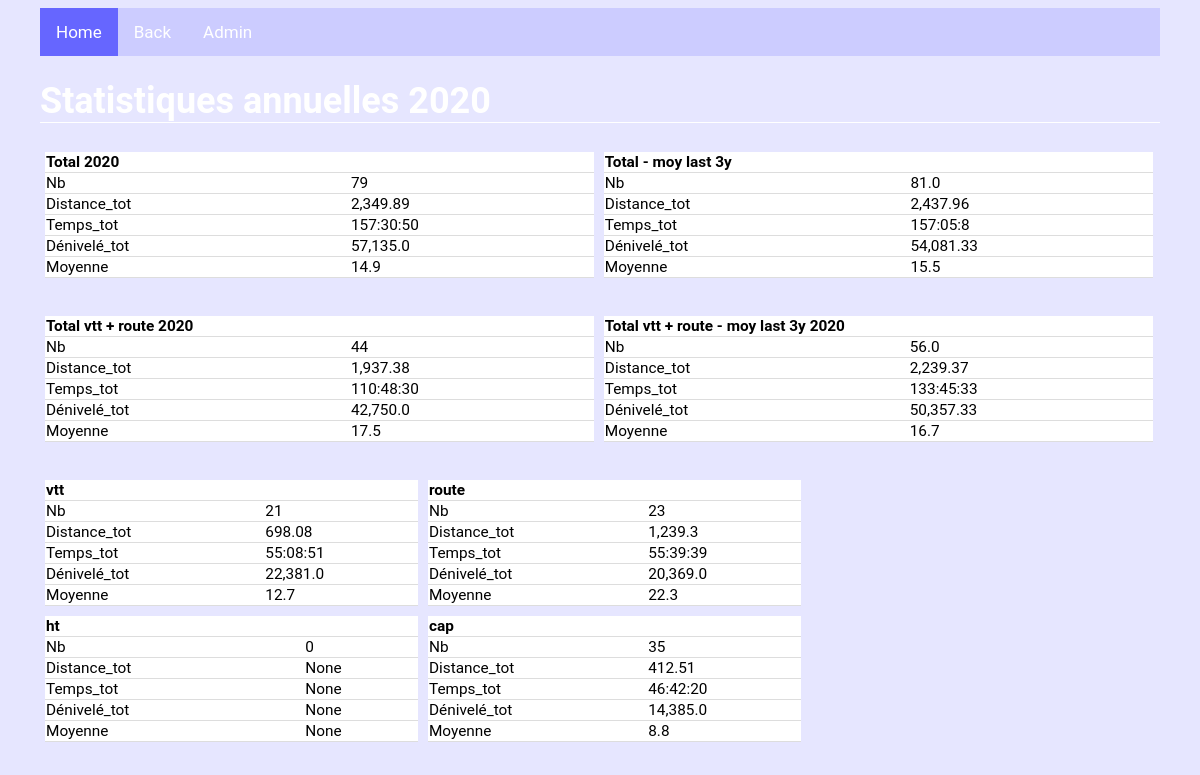
The page /biketours/stat/year/2020/ on the database its author committed.
### biketours/models.py (models this page shows, shortened)
class Type(models.Model):
    Type = models.CharField(max_length=250, default=None)
    Descriptif = models.CharField(max_length=1000, default=None, blank=True, null=True)

### biketours/views.py (the view)
# urls.py: re_path(r"^stat/year/(?P<year_id>[0-9]+)/$", views.stat_year, name="stat_year"),
def stat_year(request, year_id):
    stat_comp=comp_any(y=year_id)
    stat_comp_all=comp_any(y=year_id, restr=False)
    data_y = Perfo.objects.filter(Date__year=year_id)
    stat_y = agrperfo(data_y, stat="sum")
    stat_y_act = dict()
    for t in Type.objects.values_list("pk", flat=True) :
        l_t = BikeTour.objects.filter(Type=t).values_list("pk", flat=True)
        tp = Type.objects.get(pk=t).Type
        stat_y_act[tp] = agrperfo(data_y.filter(Refparcours__in = l_t), stat="sum")
    context={
             "stat_comp_act":stat_comp["act"],
             "stat_comp_act_last":stat_comp["last"],
             "stat_comp_all_act":stat_comp_all["act"],
             "stat_comp_all_act_last":stat_comp_all["last"],
             "stat_y":stat_y,
             "stat_y_act":stat_y_act,
             "year_id":year_id}
    return render(request, "biketours/stat_year.html", context)

### biketours/views.py (called while the page is built)
def fmt_dct(k, v):  # formatage des résultats agrégés (Nb, Distance_totale/moy, Temps_total/moy, Dénivelé_total/moy)
    if v is None:
        return(v)
    elif re.search("Nb", k) and v is not None:
        return(round(v,0))
    elif re.search("Moy", k) and v is not None:
        return(round(v,1))
    elif (re.search("Distance",k) or re.search("Dénivelé", k)) and v is not None:
        return(format(round(v,2), ","))
    elif re.search("Temps",k) and v is not None:
        s = v.total_seconds()
        hours = s // 3600
        minutes = (s % 3600) // 60
        seconds = s % 60
        return(str(int(hours))+ ":" + str(int(minutes)).zfill(2) + ":" + str(int(seconds))).zfill(2)

def v_moy(qset, suffix): # suffix à introduire manuellement (string)
    if (qset["Distance"+suffix] is None or qset["Temps"+suffix] is None) :
        vmoy=None
    else :
        vmoy=qset["Distance"+suffix]/qset["Temps"+suffix].total_seconds()*3600
    return(vmoy)

### biketours/templates/biketours/stat_year.html (shortened to what this page needs)
{% extends 'biketours/base.html' %}
{% block content %}
<h1> Statistiques annuelles {{year_id}} </h1>
{% if stat_comp_act %}
<div class="row">
	<div class="col_2">
	<table>
		<tr>
			<th colspan="2">Total {{year_id}}</th>
		</tr>
		{% for k,v in stat_comp_all_act.items %}
		<tr>
			<td>{{k}} </td>
			<td>{{v}} </td>
		</tr>
		{% endfor %}
	</table>
	</div>
	<div class="col_2">
	<table>
		<tr>
			<th colspan="2">Total - moy last 3y</th>
		</tr>
		{% for k,v in stat_comp_all_act_last.items %}
		<tr>
			<td>{{k}} </td>
			<td>{{v}} </td>
		</tr>
		{% endfor %}
	</table>
	</div>
</div>
<div class="row">
	<div class="col_2">
	<table>
		<tr>
			<th colspan="2">Total vtt + route {{year_id}}</th>
		</tr>
		{% for k,v in stat_comp_act.items %}
		<tr>
			<td>{{k}} </td>
			<td>{{v}} </td>
		</tr>
		{% endfor %}
	</table>
	</div>
	<div class="col_2">
	<table>
		<tr>
			<th colspan="2">Total vtt + route - moy last 3y {{year_id}}</th>
		</tr>
		{% for k,v in stat_comp_act_last.items %}
		<tr>
			<td>{{k}} </td>
			<td>{{v}} </td>
		</tr>
		{% endfor %}
	</table>
	</div>
</div>
{% endif %}
<div class="row">
<br>
	{% for k, v in stat_y_act.items %}
		<div class="col_y">
			<table>
			<tr>
				<th colspan=3>{{k}} </th>
			</tr>
			{% for a, b in v.items %}
			<tr>
				<td>{{a}} </td>
				<td>{{b}} </td>
			</tr>
			{% endfor %}
			</table>
		</div>
	{% endfor %}
</div>
{% endblock %}

### biketours/static/biketours/mystyle.css (style rules this page uses)
table { width: 100%; border-bottom: 1px solid #ddd; border-collapse: collapse; text-align: left; background-color: white; font-size:80%; table-layout: auto; }
th, td { border-bottom: 1px solid #ddd; border-collapse: collapse; text-align: left; background-color: white; font-size:80%; }
h1 { color: white; font-size:150%; border-bottom: 1px solid white; }
.col_2 { float:left; width:49%; padding:5px; }
.row:after { content:""; display:table; clear:both; }
.col_y { float:left; width:33.3%; padding:5px; }

### rows shown on the page
Type: stat_y_act "vtt"
Type: stat_y_act "route"
Type: stat_y_act "ht"
Type: stat_y_act "cap"

### other values the page prints
{{ year_id }} "2020"
{{ k }} "Nb" "Distance_tot" "Temps_tot" "Dénivelé_tot" "Moyenne"
{{ v }} "79" "2,349.89" "157:30:50" "57,135.0" "14.9"
{{ v }} "81.0" "2,437.96" "157:05:8" "54,081.33" "15.5"
{{ v }} "44" "1,937.38" "110:48:30" "42,750.0" "17.5"
{{ v }} "56.0" "2,239.37" "133:45:33" "50,357.33" "16.7"
{{ a }} "Nb" "Distance_tot" "Temps_tot" "Dénivelé_tot" "Moyenne" "Nb" "Distance_tot" "Temps_tot" "Dénivelé_tot" "Moyenne" "Nb" "Distance_tot" "Temps_tot" "Dénivelé_tot" "Moyenne" "Nb" "Distance_tot" "Temps_tot" "Dénivelé_tot" "Moyenne"
{{ b }} "21" "698.08" "55:08:51" "22,381.0" "12.7" "23" "1,239.3" "55:39:39" "20,369.0" "22.3" "0" "None" "None" "None" "None" "35" "412.51" "46:42:20" "14,385.0" "8.8"
